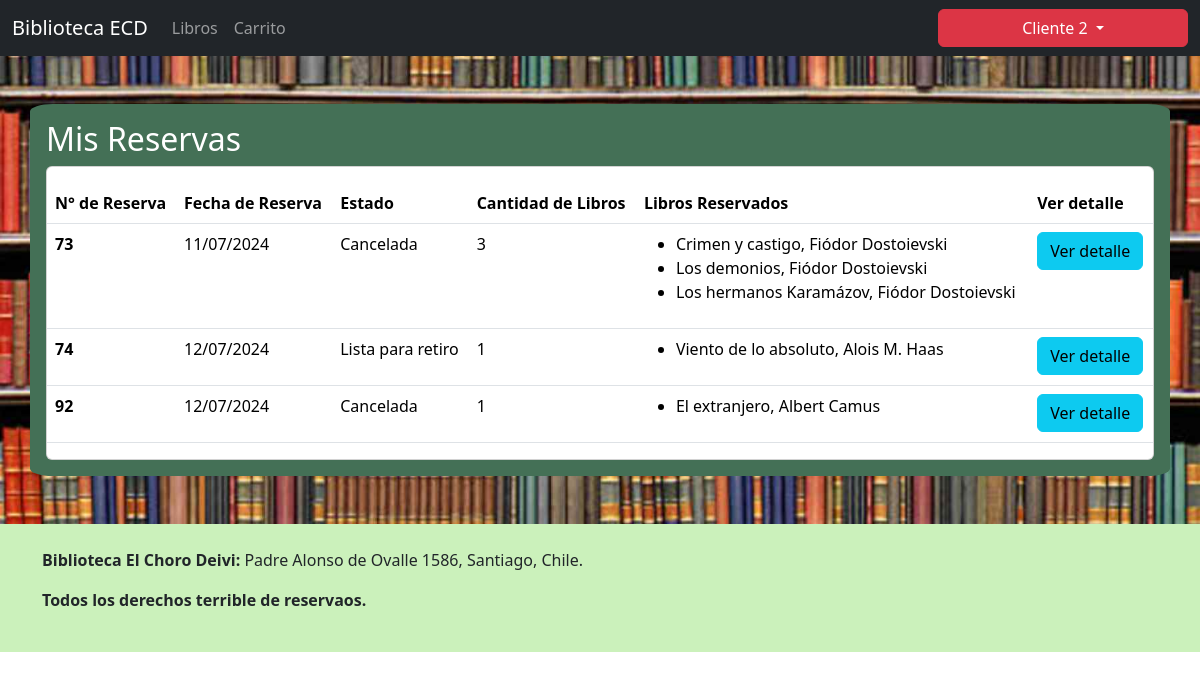
Screenshot of /reservas/ (signed in) with the database file from the repository.
### biblioteca/models.py (models this page shows, shortened)
class Usuario(AbstractUser):
    rut         = models.CharField(unique=True, max_length=10) #UK no se repite rut
    email       = models.EmailField(unique=True) #UK no se repite correo
    first_name  = models.CharField(max_length=50)
    last_name   = models.CharField(max_length=50)
    telefono    = models.IntegerField(blank=True, null=True)
    direccion   = models.CharField(max_length=100, blank=True, null=True)
    comuna      = models.CharField(max_length=30, blank=True, null=True)

class Reserva(models.Model):
    numero_reserva      = models.AutoField(primary_key=True)
    usuario             = models.ForeignKey(Usuario, on_delete=models.CASCADE)
    cantidad_libros     = models.IntegerField(default=0) #contador de la cantidad de libros
    fec_creacion        = models.DateTimeField(auto_now_add=True) #sysdate de la reserva cuando se agrega un producto al carrito o recien se crea
    fec_reserva         = models.DateField(blank=True, null=True)
    fec_compromiso      = models.DateField(blank=True, null=True)
    fec_listo_ret       = models.DateField(blank=True, null=True)
    fec_max_ret         = models.DateField(blank=True, null=True)
    fec_retiro          = models.DateField(blank=True, null=True)
    fec_dev_prog        = models.DateField(blank=True, null=True)
    fec_dev_real        = models.DateField(blank=True, null=True)
    fec_cancelacion     = models.DateField(blank=True, null=True)
    ult_actualizacion   = models.DateTimeField(auto_now=True)
    ESTADOS_RESERVA = [
        ('P', 'Pendiente'),
        ('R', 'Reservada'),
        ('LR', 'Lista para retiro'),
        ('CO', 'Retirada'),
        ('D', 'Devuelta'),
        ('CA', 'Cancelada')
    ]
    estado_reserva      = models.CharField(max_length=2, choices=ESTADOS_RESERVA, default='P') #por defecto reservada

class DetalleReserva(models.Model):
    id_detalle_reserva  = models.AutoField(primary_key=True)
    reserva             = models.ForeignKey(Reserva, on_delete=models.CASCADE) #FK de reserva
    libro               = models.ForeignKey(Libro, on_delete=models.CASCADE) #FK de libro
    class Meta:
        unique_together = ('reserva', 'libro')

class Libro(models.Model):
    codigo          = models.IntegerField(primary_key=True) #IntegerField, ya que el codigo de libro tendrá una nomenclatura especifica
    titulo          = models.CharField(unique=True, max_length=100) #UK, no se repite un libro
    subtitulo       = models.CharField(max_length=100, blank=True, null=True)
    autor           = models.CharField(max_length=100)
    resena          = models.TextField(blank=True, null=True)
    editorial       = models.CharField(max_length=40)
    CATEGORIAS_LIBRO = [
        ('N', 'Novela'),
        ('P', 'Poesía'),
        ('CU', 'Cuentos'),
        ('D', 'Dramaturgia'),
        ('E', 'Ensayo'),
        ('F', 'Filosofía'),
        ('H', 'Historia'),
        ('A', 'Arte'),
        ('CA', 'Cartas')
    ]
    categoria       = models.CharField(max_length=2, choices=CATEGORIAS_LIBRO)
    portada         = models.ImageField(upload_to='assets/', blank=True, null=True)
    ESTADOS_LIBRO = [
        ('D', 'Disponible'),
        ('R', 'Reservado'),
        ('PR', 'Prestado'),
        ('ER', 'En reparación'),
        ('PE', 'Perdido')
    ]
    estado_libro    = models.CharField(max_length=2, choices=ESTADOS_LIBRO, default='D') #por defecto disponible

### biblioteca/views.py (the view)
# urls.py: path('reservas/', views.reservas, name='cliente_reservas'), #url para visualizar las reservas del cliente
@login_required
@user_passes_test(solo_clientes, login_url='/sin_acceso/')
def reservas(request):
    usuario = request.user
    reservas_usuario = Reserva.objects.filter(usuario=usuario).exclude(cantidad_libros=0).order_by('numero_reserva')
    return render(request, 'biblioteca/reservas.html', {'reservas': reservas_usuario})

### biblioteca/views.py (called while the page is built)
def solo_clientes(user):
    return not user.is_staff

### biblioteca/templates/biblioteca/reservas.html (shortened to what this page needs)
{% extends 'base.html' %}
{% block content %}
    {% load static %}
    <div class="background_registrarse">
        <div class="grid_registro">
            <div class="container mt-5 mb-5 grid_registro_contenido">
                <div class="mt-3 mb-3 mx-1">
                    <h2>Mis Reservas</h2>
                    {% if reservas %}
                        <div class="card">
                            <table class="table mt-3">
                                <thead>
                                    <tr>
                                        <th>N° de Reserva</th>
                                        <th>Fecha de Reserva</th>
                                        <th>Estado</th>
                                        <th>Cantidad de Libros</th>
                                        <th>Libros Reservados</th>
                                        <th>Ver detalle</th>
                                    </tr>
                                </thead>
                                <tbody>
                                    {% for reserva in reservas %}
                                        <tr>
                                            <td><strong>{{ reserva.numero_reserva }}</strong></td>
                                            <td>{{ reserva.fec_reserva|date:"d/m/Y" }}</td>
                                            <td>{{ reserva.get_estado_reserva_display }}</td>
                                            <td>{{ reserva.cantidad_libros }}</td>
                                            <td>
                                                <ul>
                                                    {% for detalle in reserva.detallereserva_set.all %}
                                                        <li>{{ detalle.libro.titulo }}, {{ detalle.libro.autor }}</li>
                                                    {% endfor %}
                                                </ul>
                                            </td>
                                            <td><a type="button" class="btn btn-info" href="{% url 'reserva_detalle_cliente' reserva.pk %}">Ver detalle</a></td>
                                        </tr>
                                    {% endfor %}
                                </tbody>
                            </table>
                        </div>
                    {% else %}
                        <p>No tienes reservas.</p>
                    {% endif %}
                </div>
            </div>
        </div>
    </div>
{% endblock %}
{% block footer %}
    {% load static %}
{% endblock %}

### biblioteca/templates/base.html (shortened to what this page needs)
{% load static %}
<!DOCTYPE html>
<html lang="en">
    <head>
        <link href="{% static 'css/estilos.css' %}" rel="stylesheet">
        <link href="https://cdn.jsdelivr.net/npm/bootstrap@5.3.3/dist/css/bootstrap.min.css" rel="stylesheet">
        <link rel="stylesheet" type="text/css" href="https://cdn.datatables.net/1.10.25/css/jquery.dataTables.min.css">
    </head>
    <body>
        <nav class="navbar navbar-expand-md bg-dark" data-bs-theme="dark">
            <div class="container-fluid">
                <a class="navbar-brand" href="{% url 'index' %}">Biblioteca ECD</a>
                <div class="collapse navbar-collapse" id="navbarScroll">
                    <ul class="navbar-nav me-auto my-2 my-lg-0 navbar-nav-scroll" style="--bs-scroll-height: 100px;">
                        <li class="nav-item">
                            <a class="nav-link" aria-current="page" href="{% url 'lista_libros' %}">Libros</a>
                        </li>
                        {% if user.is_authenticated and user.is_staff == False %}
                            <li class="nav-item">
                                <a class="nav-link" aria-current="page" href="{% url 'reserva_carrito' %}">Carrito</a>
                            </li>
                        {% endif %}
                    </ul>
                    {% if user.is_authenticated %}
                        <div class="dropdown">
                            <button type="button" class="btn btn-danger dropdown-toggle opciones_login" data-bs-toggle="dropdown" aria-expanded="false" data-bs-auto-close="outside">
                                {{ user.first_name }} {{ user.last_name }}
                            </button>
                        </div>
                    {% endif %}
                </div>
            </div>
        </nav>
        {% block content %}
        {% endblock %}
        <div class="background_final">
            <br>
            <div class="container-sm">
                <p><strong>Biblioteca El Choro Deivi: </strong>Padre Alonso de Ovalle 1586, Santiago, Chile.</p>
            </div>
            <div class="container-sm">
                <p><strong>Todos los derechos terrible de reservaos.</strong></p>
            </div>
            <br>
        </div>
    </body>
</html>

### biblioteca/static/css/estilos.css (style rules this page uses)
.opciones_login { width: 250px; text-align: center; }
.background_final { background-color: rgb(203, 241, 187); }
.background_registrarse { background-image: url("../assets/bg_libros.jpg"); background-repeat: no-repeat; background-attachment: fixed; background-size: 100% 100%; }
.grid_registro { display: grid; place-items: center; }
.grid_registro_contenido { margin: auto; width: 50%; background-color: rgb(68, 112, 86); color: white; border-radius: 2%; }

### rows the page displays
Usuario: first_name "Cliente", last_name "2"
Reserva: numero_reserva "73", fec_reserva "11/07/2024", estado_reserva "Cancelada", cantidad_libros "3"
DetalleReserva: libro.titulo "Crimen y castigo", libro.autor "Fiódor Dostoievski"
DetalleReserva: libro.titulo "Los demonios", libro.autor "Fiódor Dostoievski"
DetalleReserva: libro.titulo "Los hermanos Karamázov", libro.autor "Fiódor Dostoievski"
Reserva: numero_reserva "74", fec_reserva "12/07/2024", estado_reserva "Lista para retiro", cantidad_libros "1"
DetalleReserva: libro.titulo "Viento de lo absoluto", libro.autor "Alois M. Haas"
Reserva: numero_reserva "92", fec_reserva "12/07/2024", estado_reserva "Cancelada", cantidad_libros "1"
DetalleReserva: libro.titulo "El extranjero", libro.autor "Albert Camus"
